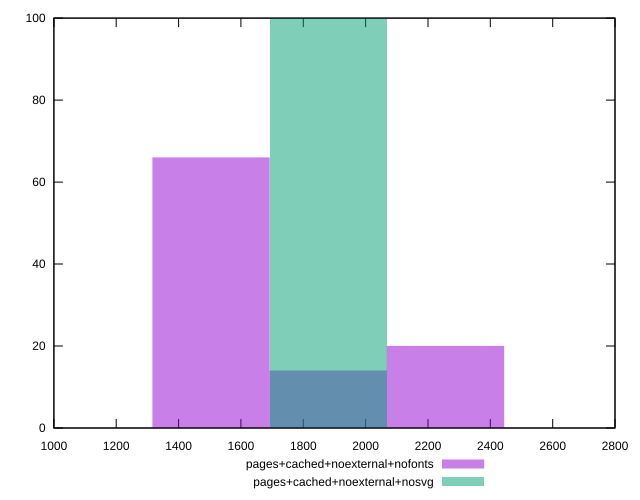

Source code (gnuplot):
reset
set terminal svg size 640, 500
set output "reprap/first-cpu-idle/comparison/histogram/6_vs_7.svg"

$pagesCachedNoexternalNofonts <<EOF
1504.064158503777 66
1880.0801981297213 14
2256.0962377556652 20
EOF

$pagesCachedNoexternalNosvg <<EOF
1880.0801981297213 100
EOF

set key outside below
set boxwidth 376.01603962594425
set yrange [0:100]
set style fill transparent solid 0.5 noborder

plot \
  $pagesCachedNoexternalNofonts title "pages+cached+noexternal+nofonts" with boxes, \
  $pagesCachedNoexternalNosvg title "pages+cached+noexternal+nosvg" with boxes, \


reset
